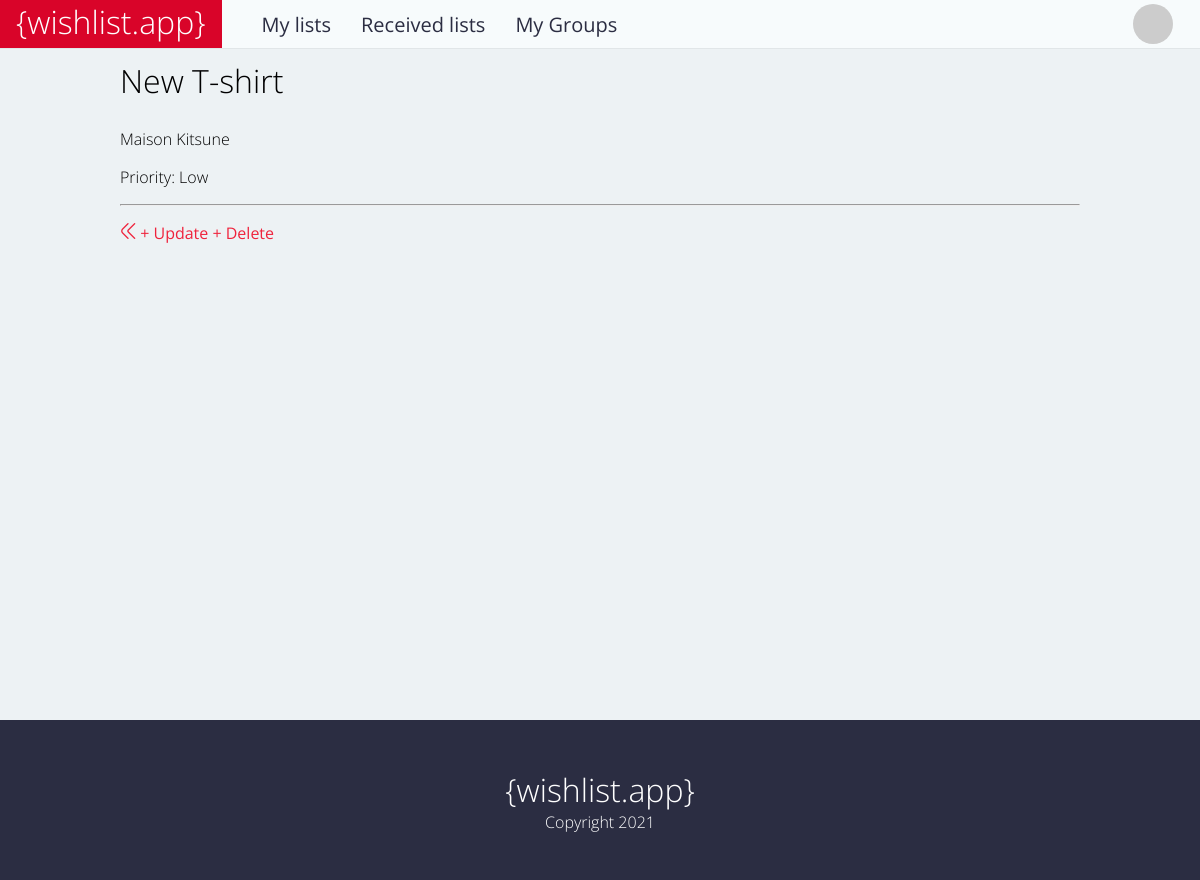
Screenshot of /wishlist/wish/4/ (signed in) with the database file from the repository.
### wishlist/models.py (models this page shows, shortened)
class Wish(models.Model):
    title = models.CharField(max_length=200)
    author = models.ForeignKey(
        get_user_model(),
        on_delete=models.CASCADE,
    )
    group = models.ForeignKey(
        CustomGroup,
        on_delete=models.CASCADE
    )
    HIGH_PRIORITY = 'HI'
    MEDIUM_PRIORITY = 'MD'
    LOW_PRIORITY = 'LO'
    priority_choices = [
        (HIGH_PRIORITY, 'High'),
        (MEDIUM_PRIORITY, 'Medium'),
        (LOW_PRIORITY, 'Low'),
    ]
    priority = models.CharField(
        max_length=2,
        choices=priority_choices,
        default=HIGH_PRIORITY,
        blank=True
    )
    details = models.TextField(blank=True)
    link = models.URLField(
        max_length=500,
        blank=True)
    class Meta:
        verbose_name_plural = 'Wishes'

### wishlist/views.py (the view)
class WishDetailView(LoginRequiredMixin, DetailView):
    model = Wish
    context_object_name = 'wish'
    template_name = 'wish/detail.html'

### accounts/models.py (called while the page is built)
    def get_gravatar(self):
        md5 = hashlib.md5(self.email.encode())
        digest = md5.hexdigest()
        SIZE = 40
        DEFAULT = 'identicon'
        return f'http://www.gravatar.com/avatar/{digest}?s={SIZE}&d={DEFAULT}'

    def get_email_30char(self):
        if len(self.email) > 30:
            output = self.email[:29] + '...'
        else:
            output = self.email
        return output

    def get_notifications(self):
        notifications = Notification.objects.filter(user=self).filter(read=False)
        return len(notifications)

### templates/wish/detail.html
{% extends 'base.html' %}
{% block content %}
    <div class="wish-detail">
        <div class="page-title">{{ wish.title }}</div>
        <p>{{ wish.details }}</p>
        <p>Priority: {{ wish.get_priority_display }}</p>
        <hr>
        <p>
            <span class="option">
                <a href="{% url 'wish_list' wish.author.pk %}"><i class="fi-rr-angle-double-left"></i></a>
            </span>
            <span class="option">
                <a href="{% url 'wish_update' wish.pk %}">+ Update</a>
            </span>
            <span class="option">
                <a href="{% url 'wish_delete' wish.pk %}">+ Delete</a>
            </span>
        </p>
    </div>
{% endblock content %}

### static/css/base.css (style rules this page uses)
html { height: 100%; }
body { height: 100%; font-family: 'Open Sans', sans-serif; font-weight: 300; background-color: #EDF2F4; margin: 0; }
.page-title { display: flex; flex-direction: row; justify-content: space-between; align-items: center; z-index: 2; height: 2em; font-weight: 300; font-size: 2em; }
a { color: #EF233C; text-decoration: none; font-weight: 400; }
i { padding: 0.2em 0 0 0; }

### rows the page displays
Wish: title "New T-shirt", details "Maison Kitsune", priority "Low"
